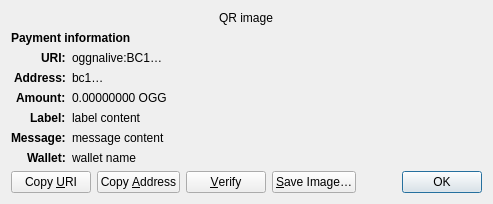
<?xml version="1.0" encoding="UTF-8"?>
<ui version="4.0">
 <class>ReceiveRequestDialog</class>
 <widget class="QDialog" name="ReceiveRequestDialog">
  <property name="geometry">
   <rect>
    <x>0</x>
    <y>0</y>
    <width>413</width>
    <height>229</height>
   </rect>
  </property>
  <property name="windowTitle">
   <string>Request payment to …</string>
  </property>
  <layout class="QGridLayout" name="gridLayout" columnstretch="0,1">
   <property name="sizeConstraint">
    <enum>QLayout::SetFixedSize</enum>
   </property>
   <item row="0" column="0" colspan="2" alignment="Qt::AlignHCenter">
    <widget class="QRImageWidget" name="qr_code">
     <property name="text">
      <string notr="true">QR image</string>
     </property>
     <property name="textInteractionFlags">
      <set>Qt::NoTextInteraction</set>
     </property>
    </widget>
   </item>
   <item row="1" column="0" colspan="2">
    <widget class="QLabel" name="payment_header">
     <property name="font">
      <font>
       <weight>75</weight>
       <bold>true</bold>
      </font>
     </property>
     <property name="text">
      <string>Payment information</string>
     </property>
     <property name="textInteractionFlags">
      <set>Qt::NoTextInteraction</set>
     </property>
    </widget>
   </item>
   <item row="2" column="0" alignment="Qt::AlignRight|Qt::AlignTop">
    <widget class="QLabel" name="uri_tag">
     <property name="font">
      <font>
       <weight>75</weight>
       <bold>true</bold>
      </font>
     </property>
     <property name="text">
      <string notr="true">URI:</string>
     </property>
     <property name="textFormat">
      <enum>Qt::PlainText</enum>
     </property>
     <property name="textInteractionFlags">
      <set>Qt::NoTextInteraction</set>
     </property>
    </widget>
   </item>
   <item row="2" column="1" alignment="Qt::AlignTop">
    <widget class="QLabel" name="uri_content">
     <property name="text">
      <string notr="true">oggnalive:BC1…</string>
     </property>
     <property name="textFormat">
      <enum>Qt::RichText</enum>
     </property>
     <property name="wordWrap">
      <bool>true</bool>
     </property>
     <property name="textInteractionFlags">
      <set>Qt::TextSelectableByMouse</set>
     </property>
    </widget>
   </item>
   <item row="3" column="0" alignment="Qt::AlignRight|Qt::AlignTop">
    <widget class="QLabel" name="address_tag">
     <property name="font">
      <font>
       <weight>75</weight>
       <bold>true</bold>
      </font>
     </property>
     <property name="text">
      <string>Address:</string>
     </property>
     <property name="textInteractionFlags">
      <set>Qt::NoTextInteraction</set>
     </property>
    </widget>
   </item>
   <item row="3" column="1" alignment="Qt::AlignTop">
    <widget class="QLabel" name="address_content">
     <property name="text">
      <string notr="true">bc1…</string>
     </property>
     <property name="textFormat">
      <enum>Qt::PlainText</enum>
     </property>
     <property name="textInteractionFlags">
      <set>Qt::TextSelectableByMouse</set>
     </property>
    </widget>
   </item>
   <item row="4" column="0" alignment="Qt::AlignRight|Qt::AlignTop">
    <widget class="QLabel" name="amount_tag">
     <property name="font">
      <font>
       <weight>75</weight>
       <bold>true</bold>
      </font>
     </property>
     <property name="text">
      <string>Amount:</string>
     </property>
     <property name="textInteractionFlags">
      <set>Qt::NoTextInteraction</set>
     </property>
    </widget>
   </item>
   <item row="4" column="1" alignment="Qt::AlignTop">
    <widget class="QLabel" name="amount_content">
     <property name="text">
      <string notr="true">0.00000000 OGG</string>
     </property>
     <property name="textFormat">
      <enum>Qt::PlainText</enum>
     </property>
     <property name="textInteractionFlags">
      <set>Qt::TextSelectableByMouse</set>
     </property>
    </widget>
   </item>
   <item row="5" column="0" alignment="Qt::AlignRight|Qt::AlignTop">
    <widget class="QLabel" name="label_tag">
     <property name="font">
      <font>
       <weight>75</weight>
       <bold>true</bold>
      </font>
     </property>
     <property name="text">
      <string>Label:</string>
     </property>
     <property name="textInteractionFlags">
      <set>Qt::NoTextInteraction</set>
     </property>
    </widget>
   </item>
   <item row="5" column="1" alignment="Qt::AlignTop">
    <widget class="QLabel" name="label_content">
     <property name="text">
      <string notr="true">label content</string>
     </property>
     <property name="textFormat">
      <enum>Qt::PlainText</enum>
     </property>
     <property name="wordWrap">
      <bool>true</bool>
     </property>
     <property name="textInteractionFlags">
      <set>Qt::TextSelectableByMouse</set>
     </property>
    </widget>
   </item>
   <item row="6" column="0" alignment="Qt::AlignRight|Qt::AlignTop">
    <widget class="QLabel" name="message_tag">
     <property name="font">
      <font>
       <weight>75</weight>
       <bold>true</bold>
      </font>
     </property>
     <property name="text">
      <string>Message:</string>
     </property>
     <property name="textInteractionFlags">
      <set>Qt::NoTextInteraction</set>
     </property>
    </widget>
   </item>
   <item row="6" column="1" alignment="Qt::AlignTop">
    <widget class="QLabel" name="message_content">
     <property name="text">
      <string notr="true">message content</string>
     </property>
     <property name="textFormat">
      <enum>Qt::PlainText</enum>
     </property>
     <property name="wordWrap">
      <bool>true</bool>
     </property>
     <property name="textInteractionFlags">
      <set>Qt::TextSelectableByMouse</set>
     </property>
    </widget>
   </item>
   <item row="7" column="0" alignment="Qt::AlignRight|Qt::AlignTop">
    <widget class="QLabel" name="wallet_tag">
     <property name="font">
      <font>
       <weight>75</weight>
       <bold>true</bold>
      </font>
     </property>
     <property name="text">
      <string>Wallet:</string>
     </property>
     <property name="textInteractionFlags">
      <set>Qt::NoTextInteraction</set>
     </property>
    </widget>
   </item>
   <item row="7" column="1" alignment="Qt::AlignTop">
    <widget class="QLabel" name="wallet_content">
     <property name="text">
      <string notr="true">wallet name</string>
     </property>
     <property name="textFormat">
      <enum>Qt::PlainText</enum>
     </property>
     <property name="wordWrap">
      <bool>true</bool>
     </property>
     <property name="textInteractionFlags">
      <set>Qt::TextSelectableByMouse</set>
     </property>
    </widget>
   </item>
   <item row="8" column="0" colspan="2">
    <layout class="QHBoxLayout" name="horizontalLayout">
     <item>
      <widget class="QPushButton" name="btnCopyURI">
       <property name="text">
        <string>Copy &amp;URI</string>
       </property>
       <property name="autoDefault">
        <bool>false</bool>
       </property>
      </widget>
     </item>
     <item>
      <widget class="QPushButton" name="btnCopyAddress">
       <property name="text">
        <string>Copy &amp;Address</string>
       </property>
       <property name="autoDefault">
        <bool>false</bool>
       </property>
      </widget>
     </item>
     <item>
      <widget class="QPushButton" name="btnVerify">
       <property name="text">
        <string>&amp;Verify</string>
       </property>
       <property name="toolTip">
        <string>Verify this address on e.g. a hardware wallet screen</string>
       </property>
       <property name="autoDefault">
        <bool>false</bool>
       </property>
      </widget>
     </item>
     <item>
      <widget class="QPushButton" name="btnSaveAs">
       <property name="text">
        <string>&amp;Save Image…</string>
       </property>
       <property name="autoDefault">
        <bool>false</bool>
       </property>
      </widget>
     </item>
     <item>
      <spacer name="horizontalSpacer_2">
       <property name="orientation">
        <enum>Qt::Horizontal</enum>
       </property>
       <property name="sizeHint" stdset="0">
        <size>
         <width>40</width>
         <height>20</height>
        </size>
       </property>
      </spacer>
     </item>
     <item>
      <widget class="QDialogButtonBox" name="buttonBox">
       <property name="focusPolicy">
        <enum>Qt::StrongFocus</enum>
       </property>
       <property name="standardButtons">
        <set>QDialogButtonBox::Ok</set>
       </property>
      </widget>
     </item>
    </layout>
   </item>
  </layout>
 </widget>
 <customwidgets>
  <customwidget>
   <class>QRImageWidget</class>
   <extends>QLabel</extends>
   <header>qt/qrimagewidget.h</header>
  </customwidget>
 </customwidgets>
 <tabstops>
  <tabstop>buttonBox</tabstop>
  <tabstop>btnCopyURI</tabstop>
  <tabstop>btnCopyAddress</tabstop>
  <tabstop>btnSaveAs</tabstop>
 </tabstops>
 <resources/>
 <connections>
  <connection>
   <sender>buttonBox</sender>
   <signal>accepted()</signal>
   <receiver>ReceiveRequestDialog</receiver>
   <slot>accept()</slot>
   <hints>
    <hint type="sourcelabel">
     <x>135</x>
     <y>230</y>
    </hint>
    <hint type="destinationlabel">
     <x>135</x>
     <y>126</y>
    </hint>
   </hints>
  </connection>
 </connections>
</ui>
